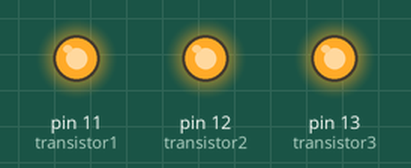
Recording of a sketch running on a simulated Arduino Uno, built with avr-gcc and run on an emulated ATmega328P. Shown: output pins drawn as LEDs (lit = HIGH). Pins used as bus, display or sensor lines are not drawn.

Above: at 1.0 s.
At 2.7 s:
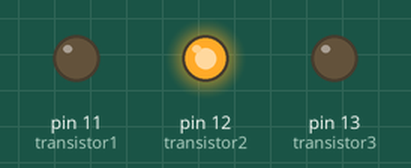
At 3.5 s:
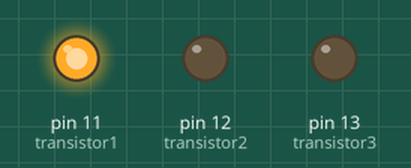
At 5.2 s:
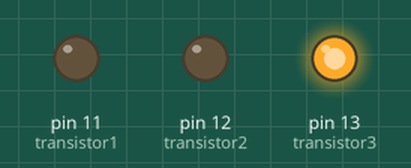
At 6.2 s:
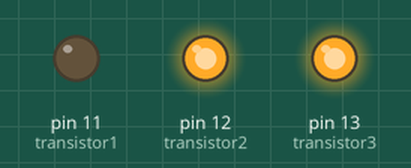
At 8.2 s:
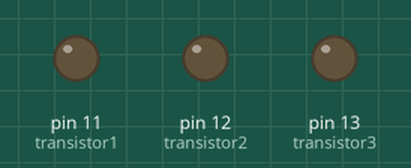
Timing chart, 0 to 11.1 s (numbered marks = the images above):
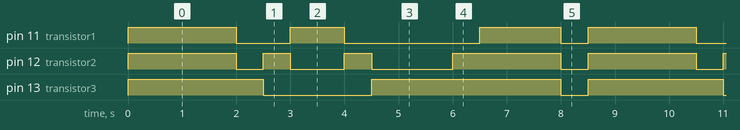

Measured:
- by itself, pin 11 (transistor1): repeats every 8.5 s: LOW 1.0 s, HIGH 1.0 s, LOW 2.5 s, HIGH 1.5 s, LOW 0.50 s, HIGH 2.0 s
- by itself, pin 12 (transistor2): repeats every 8.5 s: LOW 0.50 s, HIGH 0.50 s, LOW 1.0 s, HIGH 0.50 s, LOW 1.5 s, HIGH 2.0 s, LOW 0.50 s, HIGH 2.0 s
- by itself, pin 13 (transistor3): repeats every 8.5 s: LOW 2.0 s, HIGH 3.5 s, LOW 0.50 s, HIGH 2.5 s

The sketch:

PRO2.ino
```cpp
/**********************************************************************************
**                                                                               **
**                              Cub 3X3X3                                        **
**                                                                               **
**  Sergio Martínez                                             18/03/2019       **
**********************************************************************************/

//********** Includes *************************************************************

//********** Variables ************************************************************
const int columna1 = 2;          // donar nom al pin 5 de l’Arduino
const int columna2 = 3;          // donar nom al pin 6 de l’Arduino
const int columna3 = 4;          // donar nom al pin 7 de l’Arduino
const int columna4 = 5;          // donar nom al pin 8 de l’Arduino
const int columna5 = 6;          // donar nom al pin 9 de l’Arduino
const int columna6 = 7;         // donar nom al pin 10 de l’Arduino
const int columna7 = 8;         // donar nom al pin 11 de l’Arduino
const int columna8 = 9;         // donar nom al pin 12 de l’Arduino
const int columna9 = 10;
const int transistor1 = 11;
const int transistor2 = 12;
const int transistor3 = 13;
const int t = 500;
//********** Setup ****************************************************************
void setup()
{
  pinMode(columna1, OUTPUT);     // definir el pin 5 com una sortida
  pinMode(columna2, OUTPUT);     // definir el pin 6 com una sortida
  pinMode(columna3, OUTPUT);     // definir el pin 7 com una sortida
  pinMode(columna4, OUTPUT);     // definir el pin 8 com una sortida
  pinMode(columna5, OUTPUT);     // definir el pin 9 com una sortida
  pinMode(columna6, OUTPUT);     // definir el pin 10 com una sortida
  pinMode(columna7, OUTPUT);     // definir el pin 11 com una sortida
  pinMode(columna8, OUTPUT);     // definir el pin 12 com una sortida
  pinMode(columna9, OUTPUT);
  pinMode(transistor1, OUTPUT);
  pinMode(transistor2, OUTPUT);
  pinMode(transistor3, OUTPUT);
}

//********** Loop *****************************************************************
void loop()
{
  digitalWrite(columna1, HIGH);    // posar a 5V el pin 5
  digitalWrite(columna2, LOW);    // posar a 5V el pin 6
  digitalWrite(columna3, LOW);    // posar a 5V el pin 7
  digitalWrite(columna4, HIGH);    // posar a 5V el pin 8
  digitalWrite(columna5, LOW);    // posar a 5V el pin 9
  digitalWrite(columna6, LOW);    // posar a 5V el pin 10
  digitalWrite(columna7, HIGH);    // posar a 5V el pin 11
  digitalWrite(columna8, LOW);    // posar a 5V el pin 12
  digitalWrite(columna9, LOW);
  digitalWrite(transistor1, HIGH);
  digitalWrite(transistor2, HIGH);
  digitalWrite(transistor3, HIGH);

  delay(t);                  // es queden leds 500ms encesos

  digitalWrite(columna1, LOW);    // posar a 5V el pin 5
  digitalWrite(columna2, LOW);    // posar a 5V el pin 6
  digitalWrite(columna3, LOW);    // posar a 5V el pin 7
  digitalWrite(columna4, LOW);    // posar a 5V el pin 8
  digitalWrite(columna5, LOW);    // posar a 5V el pin 9
  digitalWrite(columna6, LOW);    // posar a 5V el pin 10
  digitalWrite(columna7, HIGH);    // posar a 5V el pin 11
  digitalWrite(columna8, HIGH);    // posar a 5V el pin 12
  digitalWrite(columna9, HIGH);
  digitalWrite(transistor1, HIGH);
  digitalWrite(transistor2, HIGH);
  digitalWrite(transistor3, HIGH);

  delay(t);

  digitalWrite(columna1, LOW);    // posar a 5V el pin 5
  digitalWrite(columna2, LOW);    // posar a 5V el pin 6
  digitalWrite(columna3, HIGH);    // posar a 5V el pin 7
  digitalWrite(columna4, LOW);    // posar a 5V el pin 8
  digitalWrite(columna5, LOW);    // posar a 5V el pin 9
  digitalWrite(columna6, HIGH);    // posar a 5V el pin 10
  digitalWrite(columna7, LOW);    // posar a 5V el pin 11
  digitalWrite(columna8, LOW);    // posar a 5V el pin 12
  digitalWrite(columna9, HIGH);
  digitalWrite(transistor1, HIGH);
  digitalWrite(transistor2, HIGH);
  digitalWrite(transistor3, HIGH);

  delay(t);

  digitalWrite(columna1, HIGH);    // posar a 5V el pin 5
  digitalWrite(columna2, HIGH);    // posar a 5V el pin 6
  digitalWrite(columna3, HIGH);    // posar a 5V el pin 7
  digitalWrite(columna4, LOW);    // posar a 5V el pin 8
  digitalWrite(columna5, LOW);    // posar a 5V el pin 9
  digitalWrite(columna6, LOW);    // posar a 5V el pin 10
  digitalWrite(columna7, LOW);    // posar a 5V el pin 11
  digitalWrite(columna8, LOW);    // posar a 5V el pin 12
  digitalWrite(columna9, LOW);
  digitalWrite(transistor1, HIGH);
  digitalWrite(transistor2, HIGH);
  digitalWrite(transistor3, HIGH);

  delay(t);

  digitalWrite(columna1, HIGH);    // posar a 5V el pin 5
  digitalWrite(columna2, LOW);    // posar a 5V el pin 6
  digitalWrite(columna3, HIGH);    // posar a 5V el pin 7
  digitalWrite(columna4, LOW);    // posar a 5V el pin 8
  digitalWrite(columna5, HIGH);    // posar a 5V el pin 9
  digitalWrite(columna6, LOW);    // posar a 5V el pin 10
  digitalWrite(columna7, HIGH);    // posar a 5V el pin 11
  digitalWrite(columna8, LOW);    // posar a 5V el pin 12
  digitalWrite(columna9, HIGH);
  digitalWrite(transistor1, LOW);
  digitalWrite(transistor2, LOW);
  digitalWrite(transistor3, HIGH);

  delay(t);

  digitalWrite(columna1, HIGH);    // posar a 5V el pin 5
  digitalWrite(columna2, LOW);    // posar a 5V el pin 6
  digitalWrite(columna3, HIGH);    // posar a 5V el pin 7
  digitalWrite(columna4, LOW);    // posar a 5V el pin 8
  digitalWrite(columna5, HIGH);    // posar a 5V el pin 9
  digitalWrite(columna6, LOW);    // posar a 5V el pin 10
  digitalWrite(columna7, HIGH);    // posar a 5V el pin 11
  digitalWrite(columna8, LOW);    // posar a 5V el pin 12
  digitalWrite(columna9, HIGH);
  digitalWrite(transistor1, LOW);
  digitalWrite(transistor2, HIGH);
  digitalWrite(transistor3, LOW);

  delay(t);

  digitalWrite(columna1, HIGH);    // posar a 5V el pin 5
  digitalWrite(columna2, LOW);    // posar a 5V el pin 6
  digitalWrite(columna3, HIGH);    // posar a 5V el pin 7
  digitalWrite(columna4, LOW);    // posar a 5V el pin 8
  digitalWrite(columna5, HIGH);    // posar a 5V el pin 9
  digitalWrite(columna6, LOW);    // posar a 5V el pin 10
  digitalWrite(columna7, HIGH);    // posar a 5V el pin 11
  digitalWrite(columna8, LOW);    // posar a 5V el pin 12
  digitalWrite(columna9, HIGH);
  digitalWrite(transistor1, HIGH);
  digitalWrite(transistor2, LOW);
  digitalWrite(transistor3, LOW);

  delay(t);

  digitalWrite(columna1, LOW);    // posar a 5V el pin 5
  digitalWrite(columna2, HIGH);    // posar a 5V el pin 6
  digitalWrite(columna3, LOW);    // posar a 5V el pin 7
  digitalWrite(columna4, HIGH);    // posar a 5V el pin 8
  digitalWrite(columna5, HIGH);    // posar a 5V el pin 9
  digitalWrite(columna6, HIGH);    // posar a 5V el pin 10
  digitalWrite(columna7, LOW);    // posar a 5V el pin 11
  digitalWrite(columna8, HIGH);    // posar a 5V el pin 12
  digitalWrite(columna9, LOW);
  digitalWrite(transistor1, HIGH);
  digitalWrite(transistor2, LOW);
  digitalWrite(transistor3, LOW);

  delay(t);

  digitalWrite(columna1, LOW);    // posar a 5V el pin 5
  digitalWrite(columna2, HIGH);    // posar a 5V el pin 6
  digitalWrite(columna3, LOW);    // posar a 5V el pin 7
  digitalWrite(columna4, HIGH);    // posar a 5V el pin 8
  digitalWrite(columna5, HIGH);    // posar a 5V el pin 9
  digitalWrite(columna6, HIGH);    // posar a 5V el pin 10
  digitalWrite(columna7, LOW);    // posar a 5V el pin 11
  digitalWrite(columna8, HIGH);    // posar a 5V el pin 12
  digitalWrite(columna9, LOW);
  digitalWrite(transistor1, LOW);
  digitalWrite(transistor2, HIGH);
  digitalWrite(transistor3, LOW);

  delay(t);

  digitalWrite(columna1, LOW);    // posar a 5V el pin 5
  digitalWrite(columna2, HIGH);    // posar a 5V el pin 6
  digitalWrite(columna3, LOW);    // posar a 5V el pin 7
  digitalWrite(columna4, HIGH);    // posar a 5V el pin 8
  digitalWrite(columna5, HIGH);    // posar a 5V el pin 9
  digitalWrite(columna6, HIGH);    // posar a 5V el pin 10
  digitalWrite(columna7, LOW);    // posar a 5V el pin 11
  digitalWrite(columna8, HIGH);    // posar a 5V el pin 12
  digitalWrite(columna9, LOW);
  digitalWrite(transistor1, LOW);
  digitalWrite(transistor2, LOW);
  digitalWrite(transistor3, HIGH);

  delay(t);

  digitalWrite(columna1, LOW);    // posar a 5V el pin 5
  digitalWrite(columna2, HIGH);    // posar a 5V el pin 6
  digitalWrite(columna3, LOW);    // posar a 5V el pin 7
  digitalWrite(columna4, HIGH);    // posar a 5V el pin 8
  digitalWrite(columna5, HIGH);    // posar a 5V el pin 9
  digitalWrite(columna6, HIGH);    // posar a 5V el pin 10
  digitalWrite(columna7, LOW);    // posar a 5V el pin 11
  digitalWrite(columna8, HIGH);    // posar a 5V el pin 12
  digitalWrite(columna9, LOW);
  digitalWrite(transistor1, LOW);
  digitalWrite(transistor2, LOW);
  digitalWrite(transistor3, HIGH);

  delay(t);

  digitalWrite(columna1, HIGH);    // posar a 5V el pin 5
  digitalWrite(columna2, HIGH);    // posar a 5V el pin 6
  digitalWrite(columna3, HIGH);    // posar a 5V el pin 7
  digitalWrite(columna4, HIGH);    // posar a 5V el pin 8
  digitalWrite(columna5, HIGH);    // posar a 5V el pin 9
  digitalWrite(columna6, HIGH);    // posar a 5V el pin 10
  digitalWrite(columna7, HIGH);    // posar a 5V el pin 11
  digitalWrite(columna8, HIGH);    // posar a 5V el pin 12
  digitalWrite(columna9, HIGH);
  digitalWrite(transistor1, LOW);
  digitalWrite(transistor2, LOW);
  digitalWrite(transistor3, HIGH);

  delay(t);

  digitalWrite(columna1, HIGH);    // posar a 5V el pin 5
  digitalWrite(columna2, HIGH);    // posar a 5V el pin 6
  digitalWrite(columna3, HIGH);    // posar a 5V el pin 7
  digitalWrite(columna4, HIGH);    // posar a 5V el pin 8
  digitalWrite(columna5, HIGH);    // posar a 5V el pin 9
  digitalWrite(columna6, HIGH);    // posar a 5V el pin 10
  digitalWrite(columna7, HIGH);    // posar a 5V el pin 11
  digitalWrite(columna8, HIGH);    // posar a 5V el pin 12
  digitalWrite(columna9, HIGH);
  digitalWrite(transistor1, LOW);
  digitalWrite(transistor2, HIGH);
  digitalWrite(transistor3, HIGH);

  delay(t);


  digitalWrite(columna1, HIGH);    // posar a 5V el pin 5
  digitalWrite(columna2, HIGH);    // posar a 5V el pin 6
  digitalWrite(columna3, HIGH);    // posar a 5V el pin 7
  digitalWrite(columna4, HIGH);    // posar a 5V el pin 8
  digitalWrite(columna5, HIGH);    // posar a 5V el pin 9
  digitalWrite(columna6, HIGH);    // posar a 5V el pin 10
  digitalWrite(columna7, HIGH);    // posar a 5V el pin 11
  digitalWrite(columna8, HIGH);    // posar a 5V el pin 12
  digitalWrite(columna9, HIGH);
  digitalWrite(transistor1, HIGH);
  digitalWrite(transistor2, HIGH);
  digitalWrite(transistor3, HIGH);

  delay(t);

  digitalWrite(columna1, HIGH);    // posar a 5V el pin 5
  digitalWrite(columna2, HIGH);    // posar a 5V el pin 6
  digitalWrite(columna3, HIGH);    // posar a 5V el pin 7
  digitalWrite(columna4, HIGH);    // posar a 5V el pin 8
  digitalWrite(columna5, HIGH);    // posar a 5V el pin 9
  digitalWrite(columna6, HIGH);    // posar a 5V el pin 10
  digitalWrite(columna7, LOW);    // posar a 5V el pin 11
  digitalWrite(columna8, LOW);    // posar a 5V el pin 12
  digitalWrite(columna9, LOW);
  digitalWrite(transistor1, HIGH);
  digitalWrite(transistor2, HIGH);
  digitalWrite(transistor3, HIGH);

  delay(t);

  digitalWrite(columna1, HIGH);    // posar a 5V el pin 5
  digitalWrite(columna2, HIGH);    // posar a 5V el pin 6
  digitalWrite(columna3, HIGH);    // posar a 5V el pin 7
  digitalWrite(columna4, LOW);    // posar a 5V el pin 8
  digitalWrite(columna5, LOW);    // posar a 5V el pin 9
  digitalWrite(columna6, LOW);    // posar a 5V el pin 10
  digitalWrite(columna7, LOW);    // posar a 5V el pin 11
  digitalWrite(columna8, LOW);    // posar a 5V el pin 12
  digitalWrite(columna9, LOW);
  digitalWrite(transistor1, HIGH);
  digitalWrite(transistor2, HIGH);
  digitalWrite(transistor3, HIGH);

  delay(t);


  digitalWrite(columna1, LOW);    // posar a 5V el pin 5
  digitalWrite(columna2, LOW);    // posar a 5V el pin 6
  digitalWrite(columna3, LOW);    // posar a 5V el pin 7
  digitalWrite(columna4, LOW);    // posar a 5V el pin 8
  digitalWrite(columna5, LOW);    // posar a 5V el pin 9
  digitalWrite(columna6, LOW);    // posar a 5V el pin 10
  digitalWrite(columna7, LOW);    // posar a 5V el pin 11
  digitalWrite(columna8, LOW);    // posar a 5V el pin 12
  digitalWrite(columna9, LOW);
  digitalWrite(transistor1, LOW);
  digitalWrite(transistor2, LOW);
  digitalWrite(transistor3, LOW);

  delay(t);

}

//********** Funcions *************************************************************
```
